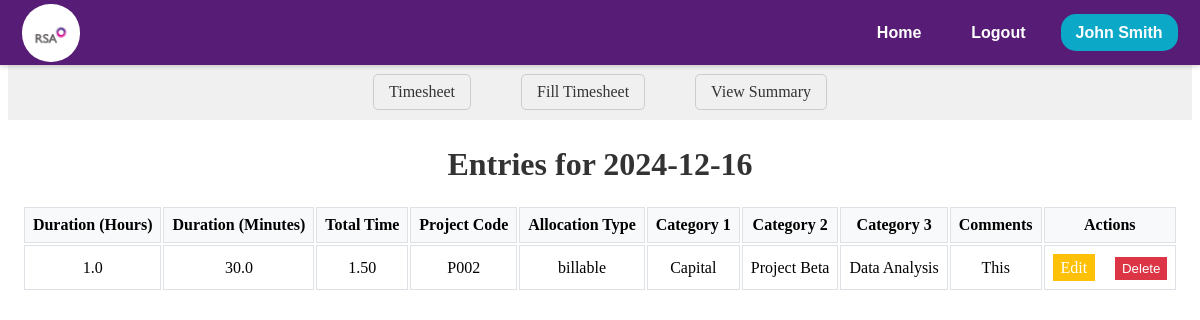
The page /timesheet/view_entries/2024-12-16 (signed in) on the database as committed earlier.
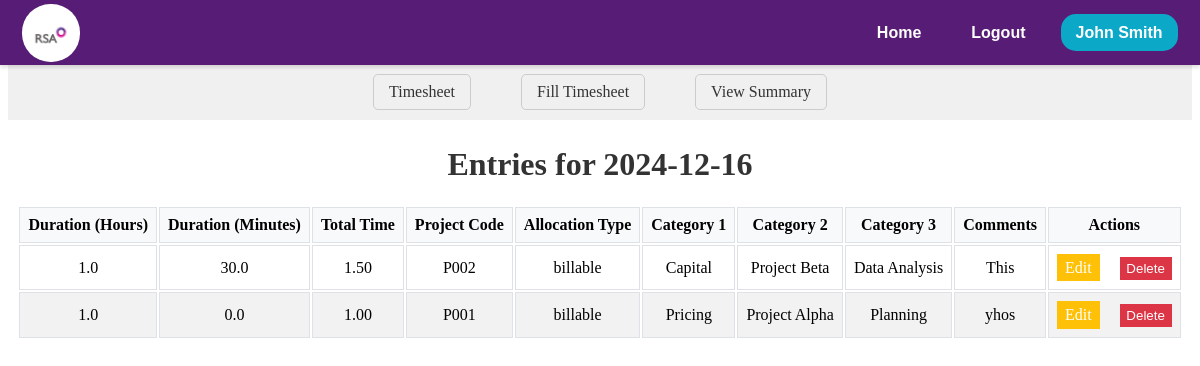
The same page on the database as committed later.
### models.py (models this page shows, shortened)
class TimesheetEntry(db.Model):
    __tablename__ = 'timesheet_entries'
    Uniq_ID = db.Column(db.String(255), primary_key=True)
    EmpID = db.Column(db.String(10), nullable=False)
    DateofEntry = db.Column(db.Date, nullable=False)
    StartTime = db.Column(db.String(255))
    EndTime = db.Column(db.String(255))
    Hours = db.Column(db.Float)
    Minutes = db.Column(db.Float)
    AllocationType = db.Column(db.String(50))
    Category1 = db.Column(db.String(50))
    Category2 = db.Column(db.String(50))
    Category3 = db.Column(db.String(50))
    ProjectCode = db.Column(db.String(10))
    Category5 = db.Column(db.String(50))
    Category6 = db.Column(db.String(50))
    Comment = db.Column(db.String(255))
    Team = db.Column(db.String(255), nullable=False)
    Status = db.Column(db.String(20))
    SubmitDate = db.Column(db.DateTime, default=lambda: datetime.now(timezone.utc))
    RecordType = db.Column(db.String(50))
    WO_Percent = db.Column(db.Float)
    WO_Units = db.Column(db.Integer)
    NetUnits = db.Column(db.Integer)
    BaseRate = db.Column(db.Float)
    Billed_Label = db.Column(db.String(50))
    WOFF_Reason = db.Column(db.String(255))
    LastUploadDate = db.Column(db.DateTime, onupdate=lambda: datetime.now(timezone.utc))
    LastUpdatedBy = db.Column(db.String(50))
    InvNum =db.Column(db.Float)
    FinalRate = db.Column(db.Float)
    SSMA_TimeStamp = db.Column(db.DateTime )

### timesheet/timesheet.py (the view)
@timesheet_bp.route('/view_entries/<date>')
@login_required
def view_entries(date):
    try:
        date = datetime.strptime(date, '%Y-%m-%d').date()
        entries = TimesheetEntry.query.filter_by(EmpID=current_user.get_id(), DateofEntry=date).all()
        return render_template('timesheet/timesheet-summery/view_entries.html', entries=entries, date=date, user=current_user)
    except Exception as e:
            session['error_type'] = "Internal Server Error"
            session['error_message'] = f"Unable get data for the {date}"
            return redirect(url_for('error_page'))

### app.py (called while the page is built)
@app.before_request
def session_management():
    session.permanent = True

@login_manager.user_loader
def load_user(user_id):
    session = db.session
    return session.get(EMPWD, user_id)

### models.py (called while the page is built)
    def get_id(self):
        return self.EMPID

### templates/timesheet/timesheet-summery/view_entries.html (shortened to what this page needs)
<!DOCTYPE html>
<html lang="en">
  <head>
    <link
      rel="stylesheet"
      href="{{ url_for('static', filename='css/timesheet/view_entries.css') }}"
    />
  </head>
  <body>
    <div>
      {% include 'navbar/navbar.html' %}
      <nav class="ts-nav-container">
        <div class="ts-nav-center">
          <a href="/timesheet" class="ts-nav-link">Timesheet</a>
          <a href="/timesheet/fill" class="ts-nav-link">Fill Timesheet</a>
          <a href="/timesheet/summary" class="ts-nav-link"> View Summary</a>
        </div>
      </nav>
      <div class="view-box">
        <h1 class="ts-dateentry-title">Entries for {{ date }}</h1>
        <table>
          <thead class="ts-dateentry-header">
            <tr class="ts-dateentry-header-row">
              <th class="ts-dateentry-header-cell">Duration (Hours)</th>
              <th class="ts-dateentry-header-cell">Duration (Minutes)</th>
              <th class="ts-dateentry-header-cell">Total Time</th>
              <th class="ts-dateentry-header-cell">Project Code</th>
              <th class="ts-dateentry-header-cell">Allocation Type</th>
              <th class="ts-dateentry-header-cell">Category 1</th>
              <th class="ts-dateentry-header-cell">Category 2</th>
              <th class="ts-dateentry-header-cell">Category 3</th>
              <th class="ts-dateentry-header-cell">Comments</th>
              <th class="ts-dateentry-header-cell">Actions</th>
            </tr>
          </thead>
          <tbody>
            {% for entry in entries %}
            <tr class="ts-dateentry-row">
              <td class="ts-dateentry-cell">{{ entry.Hours}}</td>
              <td class="ts-dateentry-cell">{{ entry.Minutes }}</td>
              <td class="ts-dateentry-cell">
                {{"%.2f" | format(entry.Hours + (entry.Minutes/60))}}
              </td>
              <td class="ts-dateentry-cell">{{ entry.ProjectCode }}</td>
              <td class="ts-dateentry-cell">{{ entry.AllocationType }}</td>
              <td class="ts-dateentry-cell">{{ entry.Category1}}</td>
              <td class="ts-dateentry-cell">{{ entry.Category2}}</td>
              <td class="ts-dateentry-cell">{{ entry.Category3}}</td>
              <td class="ts-dateentry-cell">{{ entry.Comment }}</td>
              <td class="ts-dateentry-cell">
                <a class="ts-dateentry-link" href="/comingsoon">Edit</a>
                <form
                  action="{{ url_for('timesheet.delete_entry', entry_id=entry.Uniq_ID) }}"
                  method="POST"
                  style="display: inline"
                  class="ts-dateentry-form"
                >
                  <button
                    type="submit"
                    onclick="handleCustomConfirm(event, 'Are you sure you want to delete this entry?');"
                    class="ts-dateentry-button"
                  >
                    Delete
                  </button>
                </form>
              </td>
            </tr>
            {% endfor %}
          </tbody>
        </table>
      </div>
    </div>
  </body>
</html>

Rows that differ between the two databases and show on the page:
added TimesheetEntry: Hours "1.0", Minutes "0.0", entry.Hours+(entry.Minutes/60) "1.00", ProjectCode "P001", AllocationType "billable", Category1 "Pricing", Category2 "Project Alpha", Category3 "Planning", Comment "yhos"
